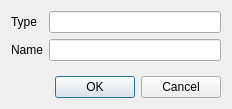
<?xml version="1.0" encoding="UTF-8"?>
<ui version="4.0">
 <class>NewNodeDialog</class>
 <widget class="QDialog" name="NewNodeDialog">
  <property name="geometry">
   <rect>
    <x>0</x>
    <y>0</y>
    <width>232</width>
    <height>109</height>
   </rect>
  </property>
  <property name="windowTitle">
   <string>Dialog</string>
  </property>
  <layout class="QVBoxLayout" name="verticalLayout">
   <item>
    <layout class="QFormLayout" name="formLayout">
     <item row="0" column="0">
      <widget class="QLabel" name="label">
       <property name="text">
        <string>Type</string>
       </property>
      </widget>
     </item>
     <item row="0" column="1">
      <widget class="QLineEdit" name="nodeTypeEdit"/>
     </item>
     <item row="1" column="0">
      <widget class="QLabel" name="label_2">
       <property name="text">
        <string>Name</string>
       </property>
      </widget>
     </item>
     <item row="1" column="1">
      <widget class="QLineEdit" name="nodeNameEdit"/>
     </item>
    </layout>
   </item>
   <item>
    <widget class="QDialogButtonBox" name="buttonBox">
     <property name="orientation">
      <enum>Qt::Horizontal</enum>
     </property>
     <property name="standardButtons">
      <set>QDialogButtonBox::Cancel|QDialogButtonBox::Ok</set>
     </property>
    </widget>
   </item>
  </layout>
 </widget>
 <resources/>
 <connections>
  <connection>
   <sender>buttonBox</sender>
   <signal>accepted()</signal>
   <receiver>NewNodeDialog</receiver>
   <slot>accept()</slot>
   <hints>
    <hint type="sourcelabel">
     <x>248</x>
     <y>254</y>
    </hint>
    <hint type="destinationlabel">
     <x>157</x>
     <y>274</y>
    </hint>
   </hints>
  </connection>
  <connection>
   <sender>buttonBox</sender>
   <signal>rejected()</signal>
   <receiver>NewNodeDialog</receiver>
   <slot>reject()</slot>
   <hints>
    <hint type="sourcelabel">
     <x>316</x>
     <y>260</y>
    </hint>
    <hint type="destinationlabel">
     <x>286</x>
     <y>274</y>
    </hint>
   </hints>
  </connection>
 </connections>
</ui>
